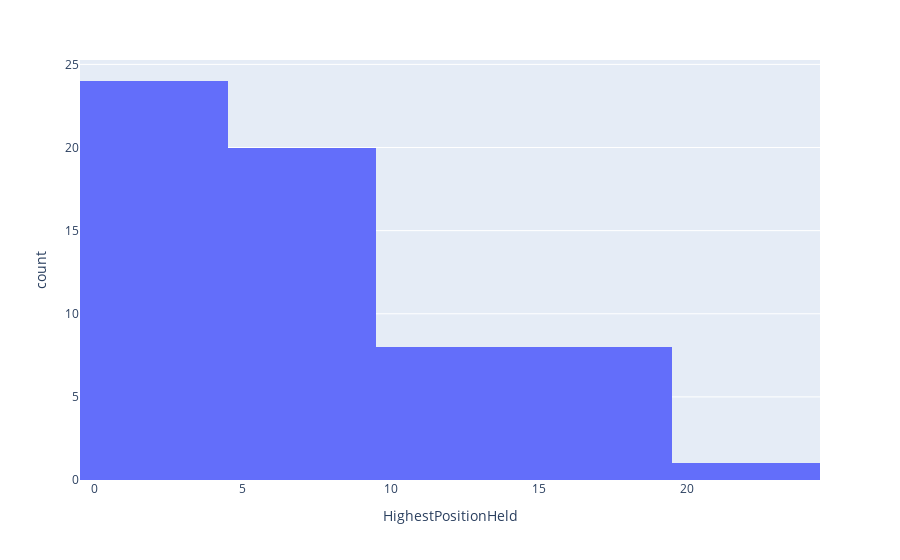

The notebook cell saved with this chart:
### Code cell
import plotly.express as px
fig = px.histogram(data_new, x="HighestPositionHeld")  # Mix match columns and comment on the statistical distribution
fig.show()

### Figure 1 — Plotly figure (JSON) as saved in the notebook; plotly's stock layout.template omitted (floating-point values rounded to 4 significant figures)
{"data": [{"alignmentgroup": "True", "bingroup": "x", "hovertemplate": "HighestPositionHeld=%{x}<br>count=%{y}<extra></extra>", "legendgroup": "", "marker": {"color": "#636efa", "pattern": {"shape": ""}}, "name": "", "offsetgroup": "", "orientation": "v", "showlegend": false, "type": "histogram", "x": [1, 1, 1, 1, 1, 1, 3, 1, 2, 1, 1, 4, 4, 2, 2, 4, 4, 3, 3, 2, 2, 6, 8, 5, 6, 5, 5, 11, 6, 6, 7, 4, 12, 7, 4, 7, 8, 5, 10, 8, 12, 7, 17, 10, 3, 9, 7, 17, 19, 10, 14, 6, 10, 8, 16, 17, 20, 16, 16, 15, 9], "xaxis": "x", "yaxis": "y"}], "layout": {"barmode": "relative", "legend": {"tracegroupgap": 0}, "margin": {"t": 60}, "xaxis": {"anchor": "y", "domain": [0, 1], "title": {"text": "HighestPositionHeld"}}, "yaxis": {"anchor": "x", "domain": [0, 1], "title": {"text": "count"}}}}
